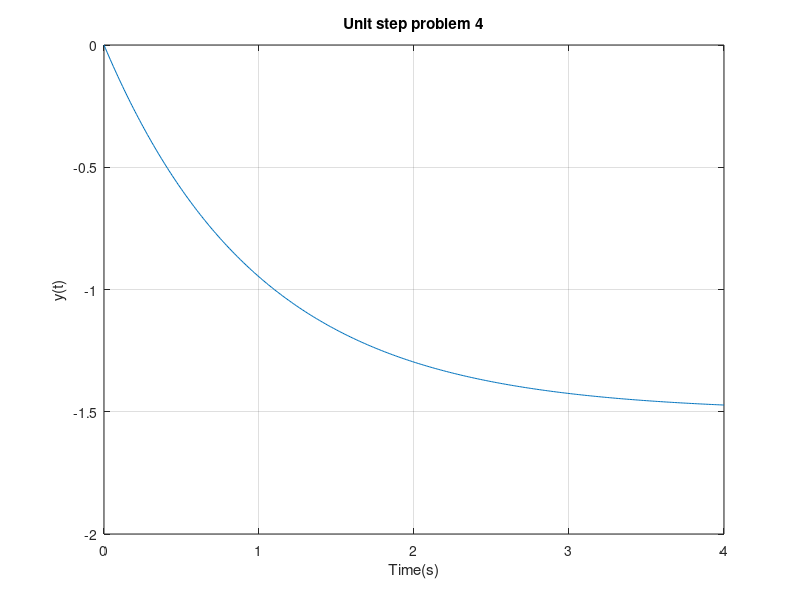
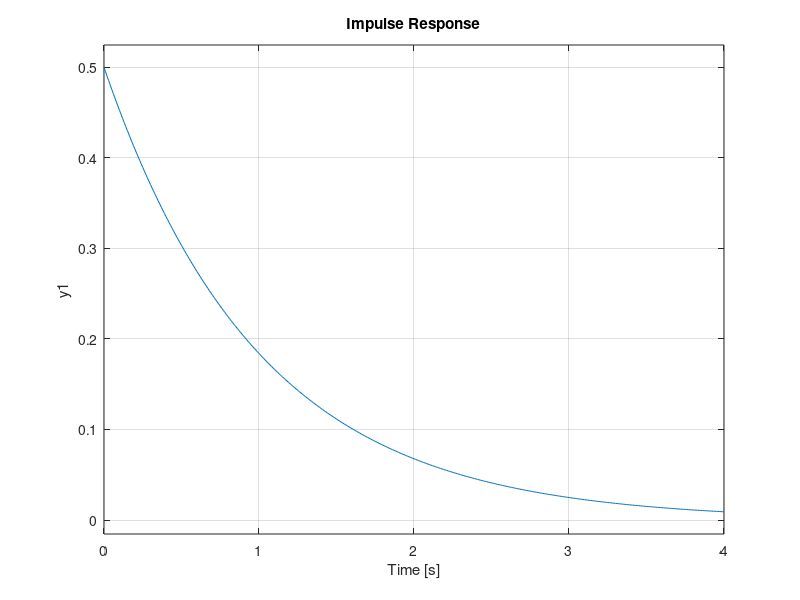
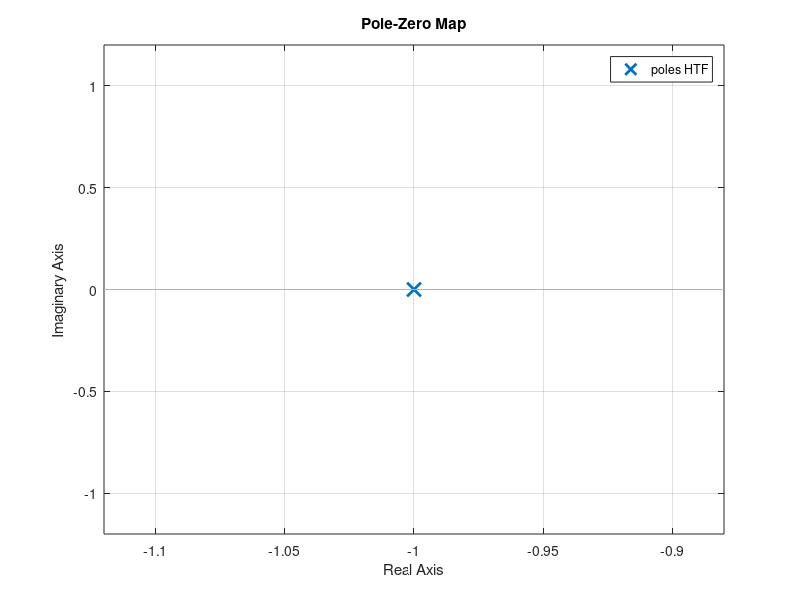

The MATLAB source for these figures, in order:
% Section 5 problem 4 
HTF = tf(0.5,[1 1])
t = (0:0.01:4);
[y_unit,tout] = step(HTF,t);
y=-3*y_unit;
figure;
plot(tout,y);
grid on;
hold on;
title('Unit step problem 4');
xlabel('Time(s)');
ylabel('y(t)');
[~,k] = min(abs(tout-1));
y_at_1 = y(k)
figure;
impulse(HTF,t);
grid on;
poles = pole(HTF)
figure;
pzmap(HTF);
grid on;
